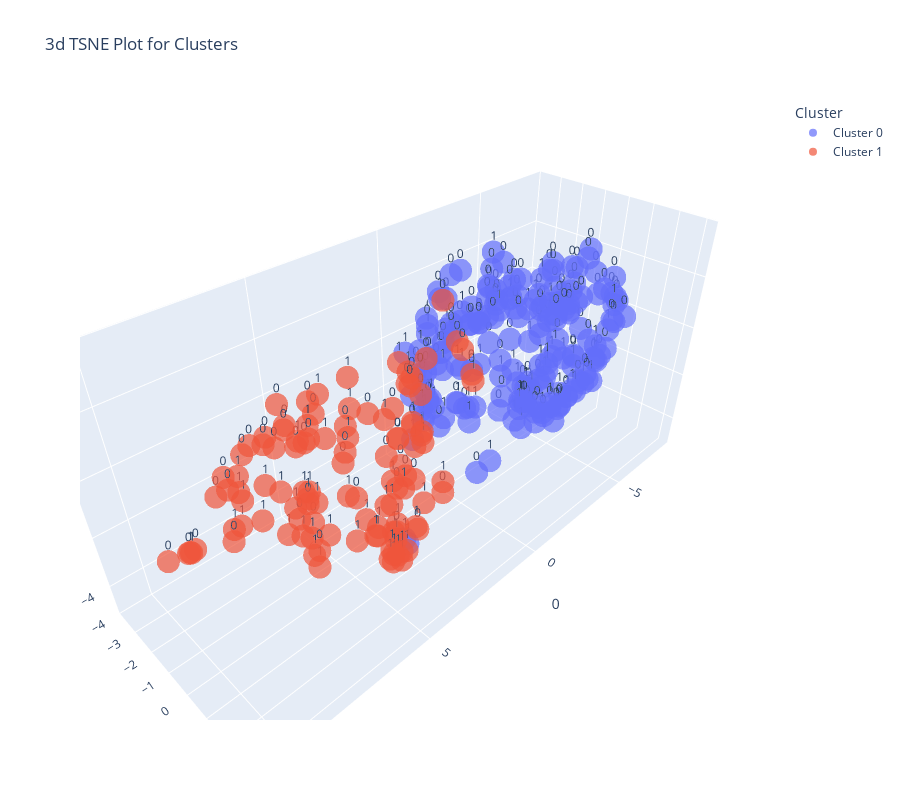

The cell this chart's notebook holds for it:
### Markdown cell above
* Interactive 3D T-SNE plot

### Code cell
# plot elbow
clust.plot_model(kmeans, feature="tag", plot = 'tsne', label=True)
